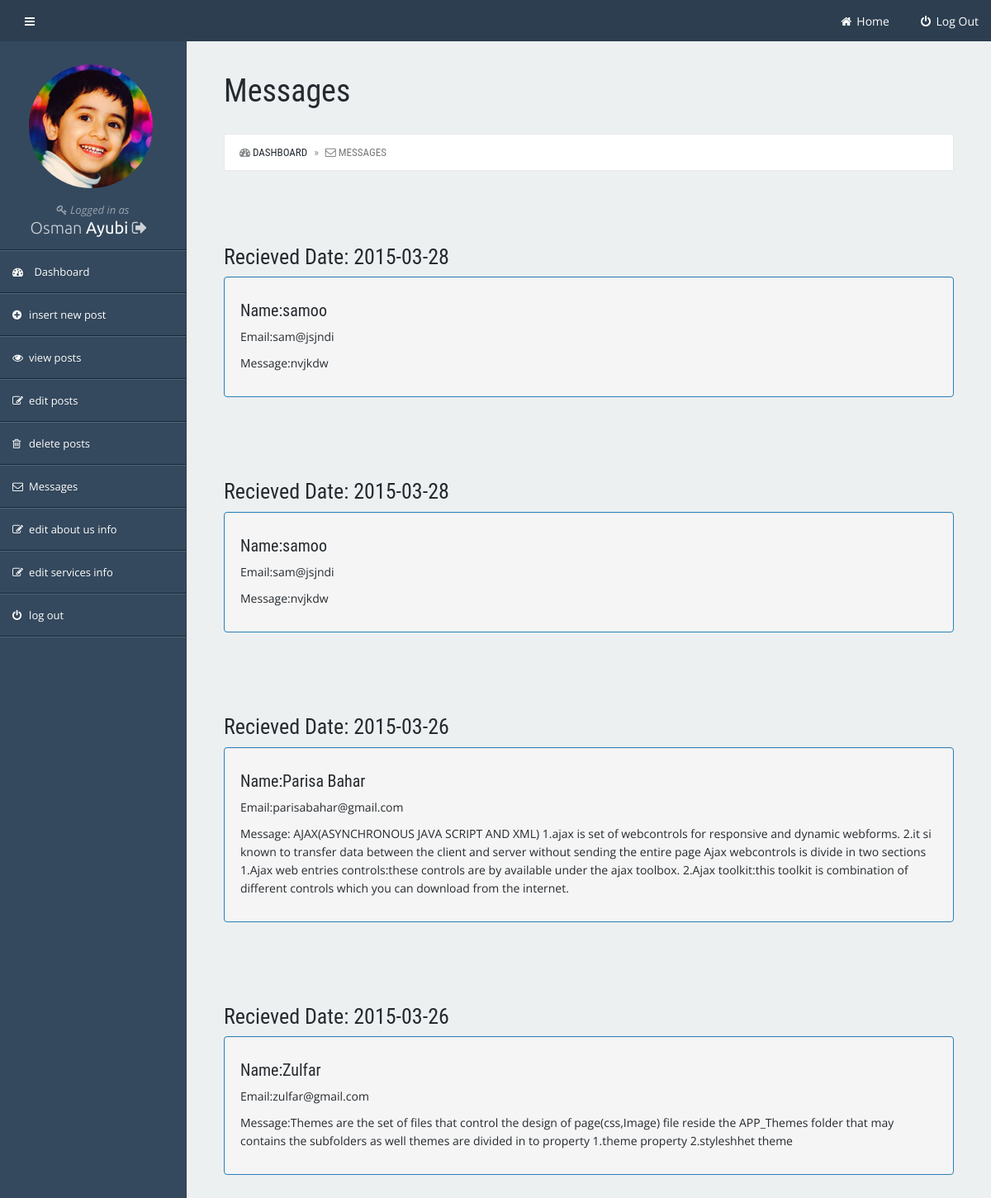
Screenshot of /message.php (signed in) with the database file from the repository.
### tables this page shows
CREATE TABLE IF NOT EXISTS `about_us` (
  `post_id` int(5) NOT NULL AUTO_INCREMENT,
  `post_title` text NOT NULL,
  `post_desc` text NOT NULL,
  PRIMARY KEY (`post_id`)
);

CREATE TABLE IF NOT EXISTS `contact` (
  `post_id` int(30) NOT NULL AUTO_INCREMENT,
  `post_name` varchar(40) NOT NULL,
  `post_email` varchar(60) NOT NULL,
  `post_message` text NOT NULL,
  `post_date` date NOT NULL,
  PRIMARY KEY (`post_id`)
);

### message.php (the view, shortened to what this page needs)
<!DOCTYPE html>
<html lang="en">
<head>
    <link href="css/plugins/pace/pace.css" rel="stylesheet">
    <link href="css/plugins/bootstrap/css/bootstrap.min.css" rel="stylesheet">
    <link href="font-awesome/css/font-awesome.min.css" rel="stylesheet">
    <link href="css/plugins/messenger/messenger.css" rel="stylesheet">
    <link href="css/plugins/messenger/messenger-theme-flat.css" rel="stylesheet">
    <link href="css/plugins/daterangepicker/daterangepicker-bs3.css" rel="stylesheet">
    <link href="css/plugins/morris/morris.css" rel="stylesheet">
    <link href="css/plugins/jvectormap/jquery-jvectormap-1.2.2.css" rel="stylesheet">
    <link href="css/plugins/datatables/datatables.css" rel="stylesheet">
    <link href="css/style.css" rel="stylesheet">
     <link href="css/style1.css" rel="stylesheet">
          <link href="css/style2.css" rel="stylesheet">
    <link href="css/plugins.css" rel="stylesheet">
    <link href="css/demo.css" rel="stylesheet">
</head>
<body>
    <div id="wrapper">
        <nav class="navbar-top" >
           <div class="nav-top">
                <ul class="nav navbar-left">
                    <li class="tooltip-sidebar-toggle">
                        <a href="#" id="sidebar-toggle" data-toggle="tooltip" data-placement="right" title="Sidebar Toggle">
                            <i class="fa fa-bars"></i>
                        </a>
                    </li>
                </ul>
                <ul class="nav navbar-right">
                    <li><a href="index.php" ><i class="fa fa-fw fa-home"></i> Home
								</a></li>
								  <li><a href="admin.php" ><i class="fa fa-fw fa-power-off"></i> Log
								Out</a></li>
                                       </ul>
            </div>
        </nav>
       <nav class="navbar-side" >
			<div class="navbar-collapse sidebar-collapse collapse">
				<ul id="side" class="nav navbar-nav side-nav">
					<li class="side-user hidden-xs">
       <br><br>    <br><br> <img class="img-circle img-logout" src="img/osman1.jpg" alt="">
						<p class="welcome">
							<i class="fa fa-key"></i> Logged in as
						</p>
						<p class="name tooltip-sidebar-logout">
							Osman <span class="last-name">Ayubi</span> <a
								style="color: inherit" class="logout_open" href="#logout"
								data-toggle="tooltip" data-placement="top" title="Logout"><i
								class="fa fa-sign-out"></i> </a>
						</p>
					</li>
					<li><a href="dashboard.php"> <i class="fa fa-dashboard"></i> Dashboard
					</a>
					</li>
					<li><a href="insert.php"><i class="fa fa-fw fa-plus-circle"></i>
					 insert new post</a></li>
					<li><a href="viewposts.php"><i class="fa fa-fw fa-eye"></i> view
							posts</a></li>
					<li><a href="editposts.php"><i class="fa fa-fw fa-edit"></i> edit
							posts</a></li>
					<li><a href="deletposts.php"><i class="fa fa-fw fa-trash-o"></i>
							delete posts</a></li>
					<li><a href="message.php"><i class="fa fa-fw  fa-envelope-o"></i>
							Messages</a></li>
							<?php
							$query="select* from about_us";
							$run=mysql_query($query);
							while($row=mysql_fetch_array($run)){
								$post_id=$row['post_id'];
								?>
					<li><a href="editabout.php?edit=<?php echo $post_id; ?>"><i
							class="fa fa-fw fa-edit"></i> edit about us info</a></li>
					<li><a href="editservices.php?edit=<?php echo $post_id; ?>"><i
							class="fa fa-fw fa-edit"></i> edit services info</a></li>
							<?php }?>
					<li><a href="admin.php"><i class="fa fa-fw  fa-power-off"></i> log
							out</a></li>
				</ul>
			</div>
		</nav>
        <div id="page-wrapper">
            <div class="container-fluid">
                <div class="row">
                    <div class="col-lg-12">
                        <h1 class="page-header">
                          Messages
                        </h1>
                        <ol class="breadcrumb">
                            <li>
                                <i class="fa fa-dashboard"></i>  <a href="dashboard.php">Dashboard</a>
                            </li>
                            <li class="active">
                                <i class="fa fa-envelope-o"></i> Messages
                            </li>
                        </ol>
                    </div>
                   <?php
		$select_posts="SELECT * FROM contact order by `post_id` desc LIMIT 0, 4";
		$run_posts=mysql_query($select_posts);
		while($row=mysql_fetch_array($run_posts)){
			$post_name=$row['post_name'];
			$post_email=$row['post_email'];
			$post_message=$row['post_message'];
			$post_date=$row['post_date'];
			?>
						  <div class="col-sm-12">
						  <div class="page-header">
                   </div>
                 <h3 >Recieved Date: <?php echo $post_date;?></h3>
                <div class="well  portlet portlet-blue">
                    <h4>Name:<?php echo $post_name;?></h4>
                     <p>Email:<?php echo $post_email;?></p>
                      <p>Message:<?php echo $post_message;?><p>
                </div>
                        </div>
                          <?php } ?>
                </div>
            </div>
        </div>
    </div>
</body>
</html>

### css/style.css (style rules this page uses)
body { font-family: "Open Sans","Helvetica Neue",Helvetica,Arial,sans-serif; }
h1, h2, h3, h4, h5, h6 { font-family: "Ubuntu","Helvetica Neue",Helvetica,Arial,sans-serif; font-weight: 400; }
a, a:hover, a:active, a:focus { color: #34495e; }
@media (min-width:768px) { body { background: #34495e; } }
#wrapper { width: 100%; }
#page-wrapper { padding: 0 15px; border: none; background-color: #ecf0f1; }
@media (min-width:768px) { #page-wrapper { margin: 50px 0 0 225px; padding: 0 30px; min-height: 1300px; border-left: 1px solid #2c3e50; } }
.navbar-top { margin-left: 0; background-color: #2c3e50; }
.navbar-top .navbar-left { display: none; }
.navbar-top .nav-top { margin-left: 15px; }
.navbar-top>.nav-top>.nav>li { display: inline-block; float: left; }
.navbar-top>.nav-top>ul.navbar-right>li { margin-right: 5px; }
.navbar-top>.nav-top>ul.navbar-right>li:last-child { margin-right: 0; }
.navbar-top>.nav-top>.nav>li>a { height: 50px; padding-top: 15px; color: #fff; }
@media (min-width:768px) { .navbar-top { z-index: 1030; position: absolute; top: 0; right: 0; left: 0; max-height: 50px; border-radius: 0; } }
@media (min-width:768px) { .navbar-top .navbar-left { display: inherit; } }
@media (min-width:768px) { .navbar-top #sidebar-toggle { display: inline-block; } }
@media (min-width:768px) { .navbar-top .nav-top { margin-right: 15px; text-align: inherit; } }
.navbar-side .navbar-collapse { max-height: none; border: none; }
.navbar-side li.side-user { display: block; width: 100%; padding: 15px; border-top: none !important; border-bottom: 1px solid #142638; text-align: center; }
.navbar-side .side-user img { display: block; margin-bottom: 15px; margin-left: 20px; }
.navbar-side .side-user .welcome { margin: 0; font-style: italic; color: #9aa4af; }
.navbar-side .side-user .welcome .fa { padding-right: 0; }
.navbar-side .side-user .name { margin: 0; font-family: "Ubuntu","Helvetica Neue",Helvetica,Arial,sans-serif; font-size: 20px; font-weight: 300; color: #ccd1d7; }
.navbar-side .side-user .name .last-name { font-weight: 400; color: #fff; }
.navbar-side ul.side-nav { margin-top: 0; margin-bottom: 0; border-bottom: 1px solid #54677a; font-size: 13px; background-color: #34495e; }
.navbar-side .navbar-nav>li>a, .navbar-side .navbar-nav>li>a:focus, .navbar-side .navbar-nav>li>a:hover, .navbar-side .navbar-nav>li>a:active { text-shadow: 1px 1px 1px rgba(0,0,0,0.1); outline: none; color: #fff; background-color: #34495e; }
.navbar-side .side-nav li, .navbar-side .side-nav li.panel { border-top: 1px solid #54677a; border-bottom: 1px solid #142638; }
.navbar-side .side-nav li.panel i.fa, .navbar-side .side-nav li i.fa { padding-right: 10px; }
@media (min-width:768px) { .navbar-side { z-index: 1020; position: absolute; top: 50px; width: 100%; border-radius: 0; } }
@media (min-width:768px) { .navbar-side .side-nav { position: absolute; left: 0; width: 225px; border: none; border-radius: 0; overflow-y: auto; } }
@media (min-width:768px) { .navbar-side ul.side-nav { background-color: transparent; } }
@media (min-width:768px) { .navbar-side .side-nav > li > a { width: 225px; } }
.portlet { margin-bottom: 15px; }
.portlet { border: 1px solid; }
.portlet-blue, .portlet-blue>.portlet-heading { border-color: #2980b9; }
@media (min-width:768px) { .portlet { margin-bottom: 30px; } }
.img-logout { margin-top: -75px; }
.input-group-sm>.form-control, .input-group-sm>.input-group-addon, .input-group-sm>.input-group-btn>.btn, .input-group-lg>.form-control, .input-group-lg>.input-group-addon, .input-group-lg>.input-group-btn>.btn, .list-group-item:first-child, .list-group-item:last-child, .modal-flex, .btn-square, .squared, .form-control, .input-group-addon, .input-group-btn .btn, .dropdown-menu, .panel-group .panel, .panel-group .panel-heading, .breadcrumb, .nav-tabs > li > a { border-radius: 0; }

### rows the page displays
contact: post_date "2015-03-28", post_name "samoo", post_email "sam@jsjndi", post_message "nvjkdw"
contact: post_date "2015-03-28", post_name "samoo", post_email "sam@jsjndi", post_message "nvjkdw"
contact: post_date "2015-03-26", post_name "Parisa Bahar", post_email "parisabahar@gmail.com", post_message "AJAX(ASYNCHRONOUS JAVA SCRIPT AND XML) 1.ajax is set of webcontrols for responsive and dynamic webforms. 2.it si known to transfer data between the client and server without sending the entire page Ajax webcontrols is divide in two sections 1.Ajax web entries controls:these controls are by available under the ajax toolbox. 2.Ajax toolkit:this toolkit is combination of different controls which you can download from the internet."
contact: post_date "2015-03-26", post_name "Zulfar", post_email "zulfar@gmail.com", post_message "Themes are the set of files that control the design of page(css,Image) file reside the APP_Themes folder that may contains the subfolders as well themes are divided in to property 1.theme property 2.styleshhet theme"
